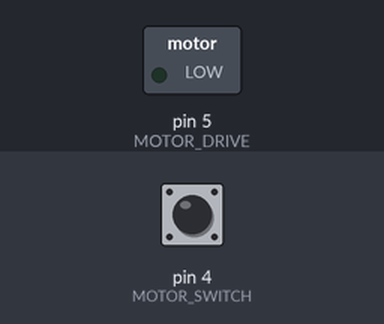
The sketch below on a simulated Arduino Uno, built with avr-gcc and run on an emulated ATmega328P. On the bench: switched loads named in the sketch (green lamp = pin HIGH). Inputs (shaded band) come from the test bench; at power-on: pin 4 (MOTOR_SWITCH) LOW.

Above: at 1.2 s.
1.3 s: pin 4 (MOTOR_SWITCH) pulled HIGH for 0.15 s
At 1.4 s:
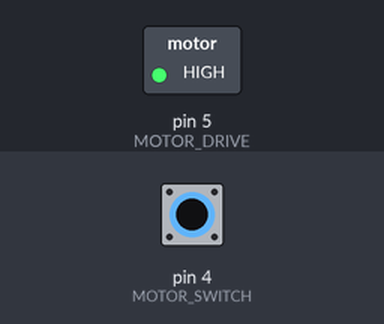
3.0 s: pin 4 (MOTOR_SWITCH) pulled HIGH for 3.2 s
At 7.1 s:
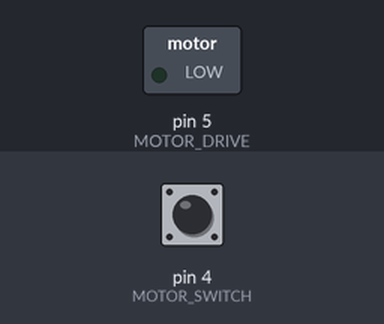
Timing chart, 0 to 8.6 s (numbered marks = the images above; inputs shaded):
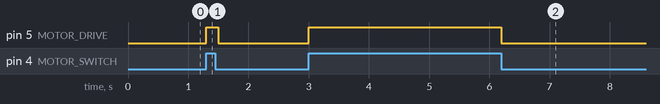

Measured:
- after the input at 1.3 s, pin 5 (MOTOR_DRIVE): LOW → HIGH at once, → LOW 0.20 s later
- after the input at 3.0 s, pin 5 (MOTOR_DRIVE): LOW → HIGH at once, → LOW 3.2 s later

The sketch:

Exercise-Soln.ino
```cpp
#include "MotorControl.h"

void setup()
{
  setupMotorPins();
}

void loop()
{
  updateMotorState();
  delay(100);
}
```

MotorControl.cpp
```cpp
#include "MotorControl.h"
#include <Arduino.h>

void setupMotorPins()
{
  pinMode(MOTOR_SWITCH, INPUT);
  pinMode(MOTOR_DRIVE, OUTPUT);
}

void updateMotorState()
{
  if (digitalRead(MOTOR_SWITCH))
  {
    digitalWrite(MOTOR_DRIVE, HIGH);
  }
  else
  {
    digitalWrite(MOTOR_DRIVE, LOW);
  }
}
```

MotorControl.h
```cpp
#ifndef _MY_EXERCISE_SOLN_MOTOR_CONTROL_H
#define _MY_EXERCISE_SOLN_MOTOR_CONTROL_H


#define MOTOR_SWITCH       4  /* The pin for taking Motor Switch input         */
#define MOTOR_DRIVE        5  /* The pin for activating and deactivating motor */

void setupMotorPins();
void updateMotorState();


#endif
```
